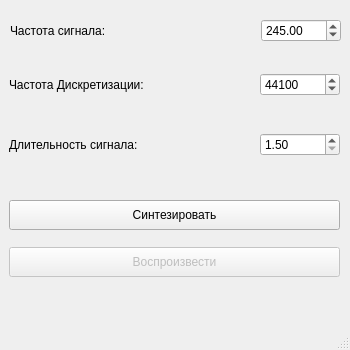
<?xml version="1.0" encoding="UTF-8"?>
<ui version="4.0">
 <class>MainWindow</class>
 <widget class="QMainWindow" name="MainWindow">
  <property name="geometry">
   <rect>
    <x>0</x>
    <y>0</y>
    <width>350</width>
    <height>350</height>
   </rect>
  </property>
  <property name="windowTitle">
   <string>Алгоритм Карплуса-Стронга</string>
  </property>
  <widget class="QWidget" name="centralwidget">
   <widget class="QWidget" name="horizontalLayoutWidget">
    <property name="geometry">
     <rect>
      <x>10</x>
      <y>10</y>
      <width>331</width>
      <height>41</height>
     </rect>
    </property>
    <layout class="QHBoxLayout" name="horizontalLayout">
     <item>
      <widget class="QLabel" name="frequencyLabel">
       <property name="text">
        <string>Частота сигнала:</string>
       </property>
      </widget>
     </item>
     <item>
      <widget class="QDoubleSpinBox" name="frequencySpinBox">
       <property name="maximumSize">
        <size>
         <width>80</width>
         <height>16777215</height>
        </size>
       </property>
       <property name="maximum">
        <double>50000.000000000000000</double>
       </property>
       <property name="value">
        <double>245.000000000000000</double>
       </property>
      </widget>
     </item>
    </layout>
   </widget>
   <widget class="QWidget" name="horizontalLayoutWidget_2">
    <property name="geometry">
     <rect>
      <x>9</x>
      <y>59</y>
      <width>331</width>
      <height>51</height>
     </rect>
    </property>
    <layout class="QHBoxLayout" name="horizontalLayout_2">
     <item>
      <widget class="QLabel" name="sampleRateLabel">
       <property name="text">
        <string>Частота Дискретизации:</string>
       </property>
      </widget>
     </item>
     <item>
      <widget class="QSpinBox" name="sampleRateSpinBox">
       <property name="maximumSize">
        <size>
         <width>80</width>
         <height>16777215</height>
        </size>
       </property>
       <property name="maximum">
        <number>500000</number>
       </property>
       <property name="value">
        <number>44100</number>
       </property>
      </widget>
     </item>
    </layout>
   </widget>
   <widget class="QWidget" name="horizontalLayoutWidget_3">
    <property name="geometry">
     <rect>
      <x>9</x>
      <y>119</y>
      <width>331</width>
      <height>51</height>
     </rect>
    </property>
    <layout class="QHBoxLayout" name="horizontalLayout_3">
     <item>
      <widget class="QLabel" name="durationLabel">
       <property name="text">
        <string>Длительность сигнала:</string>
       </property>
      </widget>
     </item>
     <item>
      <widget class="QDoubleSpinBox" name="durationSpinBox">
       <property name="maximumSize">
        <size>
         <width>80</width>
         <height>16777215</height>
        </size>
       </property>
       <property name="minimum">
        <double>1.500000000000000</double>
       </property>
       <property name="maximum">
        <double>600.000000000000000</double>
       </property>
      </widget>
     </item>
    </layout>
   </widget>
   <widget class="QWidget" name="verticalLayoutWidget">
    <property name="geometry">
     <rect>
      <x>9</x>
      <y>189</y>
      <width>331</width>
      <height>101</height>
     </rect>
    </property>
    <layout class="QVBoxLayout" name="verticalLayout">
     <item>
      <widget class="QPushButton" name="createSoundButton">
       <property name="minimumSize">
        <size>
         <width>0</width>
         <height>30</height>
        </size>
       </property>
       <property name="text">
        <string>Синтезировать</string>
       </property>
      </widget>
     </item>
     <item>
      <widget class="QPushButton" name="listenSoundButton">
       <property name="enabled">
        <bool>false</bool>
       </property>
       <property name="minimumSize">
        <size>
         <width>0</width>
         <height>30</height>
        </size>
       </property>
       <property name="text">
        <string>Воспроизвести</string>
       </property>
      </widget>
     </item>
    </layout>
   </widget>
  </widget>
  <widget class="QMenuBar" name="menubar">
   <property name="geometry">
    <rect>
     <x>0</x>
     <y>0</y>
     <width>350</width>
     <height>21</height>
    </rect>
   </property>
  </widget>
  <widget class="QStatusBar" name="statusbar"/>
 </widget>
 <resources/>
 <connections/>
</ui>
